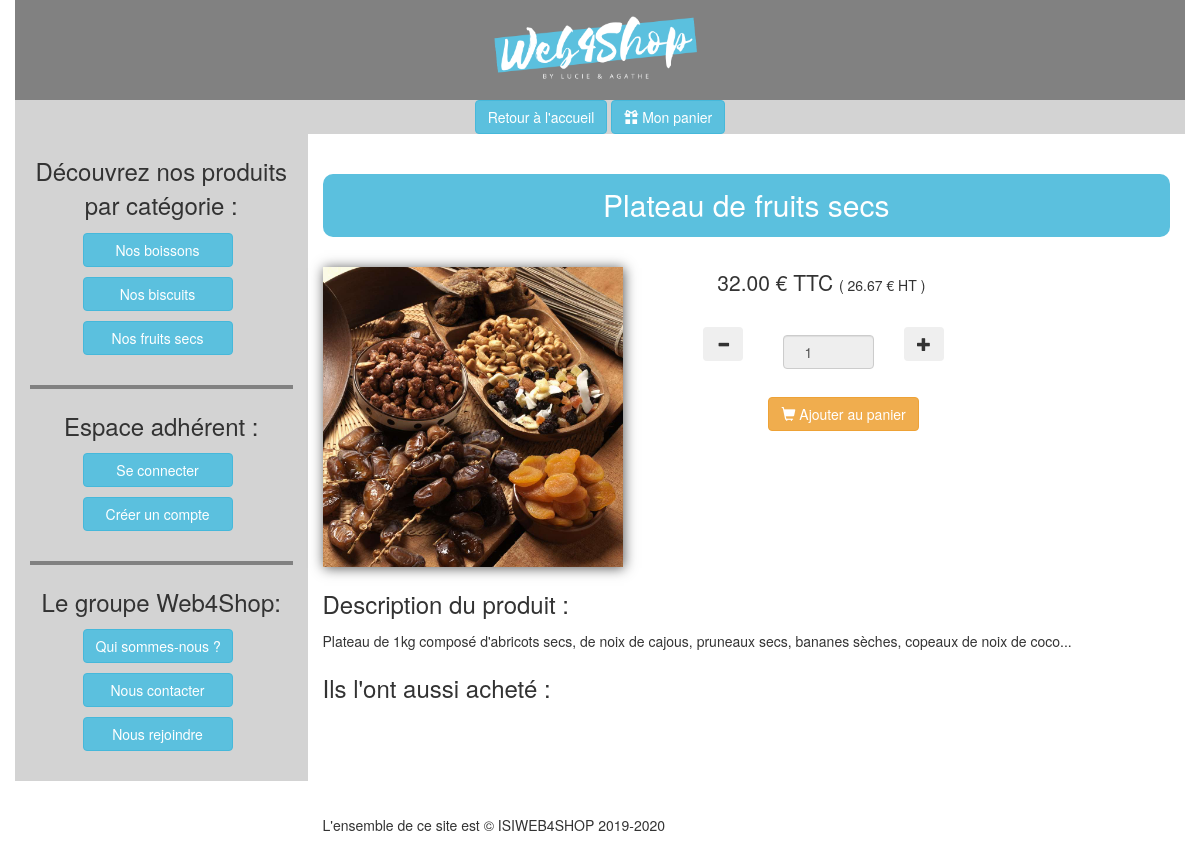
Screenshot of /?action=read&id=9 with the database file from the repository.
### tables this page shows
CREATE TABLE `categories` (
  `id` tinyint(4) NOT NULL,
  `name` varchar(100) NOT NULL
);

CREATE TABLE `products` (
  `id` int(11) NOT NULL,
  `cat_id` tinyint(4) NOT NULL,
  `name` varchar(150) NOT NULL,
  `description` text NOT NULL,
  `image` varchar(30) NOT NULL,
  `price` decimal(5,2) NOT NULL,
  `quantity` int(3) NOT NULL
);

### controller/controllerProduct.php (called while the page is built, shortened)
<?php
class controllerProduct
{
    public static function read(){
        $controller = "user";
        $id_product = $_GET['id'];
        $product = new Product();
        $tab_product = $product->getProduit($id_product);
        if (empty ($tab_product)){
            $path2 = File::build_path(array('view',$controller,'error.php'));
        }
        else{
            $path2 = File::build_path(array('view',$controller,'view.php'));
        }
        require_once ($path2);
    }
}
?>

### index.php (called while the page is built, shortened)
<?php
$path= File::build_path(array('controller','routeur.php'));
require_once ($path);

### view/utilitaire/fonctions.php (called while the page is built, shortened)
<?php
function getHeader(){
    include("header.inc.php");
}
function getFooter(){
    include("footer.inc.php");
}
function getAside(){
    include("aside1.inc.php");
}
?>

### model/Categorie.php (called while the page is built, shortened)
<?php
class Categorie
{
    private $id;
    private $name;
    public static function getAllCategories() {
        try {
            $sql = "SELECT * FROM categories ";
            $rep =Model::$pdo->prepare($sql);
            $rep->execute();
            $rep->setFetchMode(PDO::FETCH_CLASS, 'Categorie');
            $tabcategories = $rep->fetchAll();
            return $tabcategories;
        }
        catch(PDOException $e){
            if (Conf::getDebug()) {
                echo $e->getMessage();
            } else {
                echo 'Une erreur est survenue <a href=""> retour a la page d\'accueil </a>';
            }
            die();
        }
    }
    public function getId(){
        return $this->id;
    }
    public function getName(){
        return $this->name;
    }
}

### model/Product.php (called while the page is built, shortened)
<?php
class Product
{
    private $id;
    private $name;
    private $description;
    private $image;
    private $price;
    private $quantity;
    public static function getProduit($id_Produit){
        try {
            $sql = "SELECT * FROM products WHERE id= ? ";
            $rep = Model::$pdo->prepare($sql);
            $rep->execute(array($id_Produit));
            $rep->setFetchMode(PDO::FETCH_CLASS,'Product');
            $tabProduit = $rep->fetchAll();
            return $tabProduit;
        }
        catch(PDOException $e){
            if (Conf::getDebug()) {
                echo $e->getMessage();
            } else {
                echo 'Une erreur est survenue <a href=""> retour a la page d\'accueil </a>';
            }
            die();
        }
    }
    public function getId(){
        return $this->id;
    }
    public function getName(){
        return $this->name;
    }
    public function getDescription(){
        return $this->description;
    }
    public function getImage(){
        return $this->image;
    }
    public function getPrice(){
        return $this->price;
    }
    public function getQuantity(){
        return $this->quantity;
    }
}

### view/user/choixPanier.php (the view, shortened to what this page needs)
<?php
foreach ($tab_product as $ligne) {
    $nom = $ligne->getName();
    echo "<h2 class ='nom_produit'> $nom </h2>";
    $description = $ligne->getDescription();
    $image = $ligne->getImage();
    $prix = $ligne->getPrice();
    $prixHT = $prix/1.2;
    $id = $ligne->getId();
    $quantity = $ligne->getQuantity();?>
    <div class ='row'>
    <div class ='col-lg-5'>
        <?php echo "<img class ='image_produit_choixPanier' src='view/images/$image'/>";?>
    </div>
    <div class ='col-lg-7'>
    <?php
    echo "<p> <span style='font-size: 1.5em;'>&nbsp&nbsp&nbsp&nbsp $prix € TTC </span>( " . number_format($prixHT, 2) . " € HT )</p><br>  ";
    if(empty($_SESSION["admin"])) {
        if ($quantity > 0) {
            ?>
            <div class='col-lg-2'>
                <button class='btn btn-dark' onclick="clic_moins();"><span class='glyphicon glyphicon-minus'></span>
                </button>
            </div>
            <div class='col-lg-3'>
                <?php echo '<form action="?action=addToCart&id=' . $id . '" method="post">' ?>
                <input class="form-control" name="quantite" id="quantite" type="text" value="1" placeholder="1"
                       readonly>
                <div class='row'>
                    <br/>
                    <button class='btn btn-warning' type="submit"><span
                                class='glyphicon glyphicon-shopping-cart'></span> Ajouter au panier
                    </button>
                </div>
                <?php echo '</form>' ?>
            </div>
            <div class='col-lg-2'>
                <button class='btn btn-dark' onclick="clic_plus();"><span class='glyphicon glyphicon-plus'></span>
                </button>
            </div> <?php
        }
    }
}
?>
    </div>
    </div>
    <h3> Description du produit :</h3>
<?php echo '<p>'. $description .'</p>' ;
echo "<h3> Ils l'ont aussi acheté :  </h3>";
    ?>

### controller/routeur.php (shortened to what this page needs)
<?php
if (!isset($_GET['action'])){
    $action='readCategories';
}else{
    $action =$_GET['action'];
}
if ($action == "addToCart" || $action == "emptyCart" || $action == "seeCart" || $action =="delete" || $action=="toPay"){
    controllerCart::$action();
}
else if ($action== 'readAllProducts' || $action == 'readProductsCat' || $action == 'read' ||$action=="addedProd" ){
    controllerProduct::$action();
}
?>

### view/user/view.php (shortened to what this page needs)
<!DOCTYPE html>
<html>
<head>
    <link href="view/bootstrap/css/bootstrap.css" rel="stylesheet">
    <link rel="stylesheet" href="view/CSS/style.css" />
</head>
<body>
<div class="container">
    <?php getHeader();?>
    <div class="row">
        <?php getAside();?>
        <section class="col-lg-9">
            <br>
            <?php
            $filepath = File::build_path(array("view", $controller, "$view.php"));
            require $filepath;
            echo "<br/>";
            getFooter();
            ?>
        </section>
    </div>
</div>
</body>
</html>

### view/utilitaire/header.inc.php
<header>
    <div class="row">
        <div class="web4shop">
            <img src="view/images/Web4ShopHeader.png">
        </div>
        <?php if(empty($_SESSION["admin"])){?>
            <div class="entete">
                <a href="?action=readCategories" class='btn btn-info'></span> Retour à l'accueil</button></a>
                <a href='?action=seeCart' class='btn btn-info'> <span class='glyphicon glyphicon-gift'></span> Mon panier</button></a>
            </div>
        <?php }?>
    </div>
</header>

### view/utilitaire/aside1.inc.php (shortened to what this page needs)
<?php
$lesCategories = Categorie::getAllCategories();?>
<aside class='col-lg-3'>
    <h3 class='textePanier'> Découvrez nos produits par catégorie : </h3>
    <?php foreach ($lesCategories as $ligne) {
        $id = $ligne->getId();
        $nom = $ligne->getName();
        echo "<a class='btn btn-info btnAside' href='?categ=".$id."&action=readProductsCat'>Nos $nom </a><br>";
    }?>
    <br>
    <div class='trait'></div>
    <h3 class='textePanier'> Espace adhérent : </h3>
    <?php
    if (empty($_SESSION['username']) && empty($_SESSION["admin"])){?>
        <a href='?action=connect' class='btn btn-info btnAside''>Se connecter</a><br>
    <?php } ?>
    <a href='?action=add' class='btn btn-info btnAside'>Créer un compte</a><br>
    <br>
    <div class='trait'></div>
    <h3 class='textePanier'> Le groupe Web4Shop: </h3>
    <a href='?action=us' class='btn btn-info btnAside'> Qui sommes-nous ?</a><br>
    <a href='?action=contact' class='btn btn-info btnAside'> Nous contacter</a><br>
    <a href='?action=recrut' class='btn btn-info btnAside'> Nous rejoindre</a><br>
    <br>
</aside>

### view/utilitaire/footer.inc.php
<footer class="row">
    <div class="col-lg-12" >
        <p><br><br><br><br>L'ensemble de ce site est &copy; ISIWEB4SHOP 2019-2020 </p>
    </div>
</footer>

### view/CSS/style.css (style rules this page uses)
aside { background-color: lightgrey; height: 100%; position: fixed; }
.entete { background-color: lightgrey; text-align: center; }
.web4shop { background-color: #818181; text-align: center; }
.web4shop img { height: 100px; }
.btnAside { width: 150px; margin-bottom : 10px; margin-left: 20%; }
.trait { background-color: #818181; height: 3pt; width: 100%; }
.nom_produit { border-radius: 10px ; margin-bottom: 30px; background-color: #5bc0de; border-color: #46b8da; padding: 10px; color: white; text-align: center; }
.image_produit_choixPanier { width : 300px; box-shadow: 1px 1px 12px #555; }
input[type=text], input[type=password], input[type=email], textarea { width: 100%; padding: 12px 20px; margin: 8px 0; display: inline-block; border: 1px solid #ccc; box-sizing: border-box; }
a { color :#5bc0de; }
.textePanier { text-align: center; }

### rows the page displays
categories: name "boissons"
categories: name "biscuits"
categories: name "fruits secs"
products: name "Plateau de fruits secs", image (picture), price "32.00", price "26.67", description "Plateau de 1kg composé d'abricots secs, de noix de cajous, pruneaux secs, bananes sèches, copeaux de noix de coco..."
